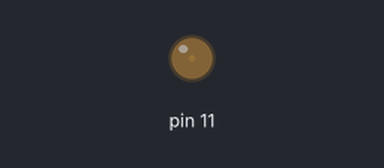
The sketch below on a simulated Arduino Uno, built with avr-gcc and run on an emulated ATmega328P. On the bench: output pins drawn as LEDs (lit = HIGH).

Above: at 0.05 s.
At 0.65 s:
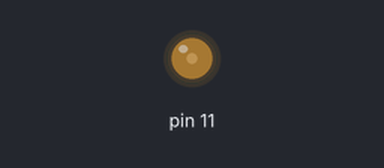
At 1.3 s:
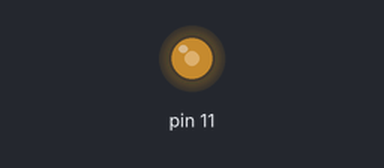
At 2.55 s:
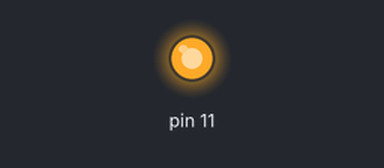
Timing chart, 0 to 5.9 s (numbered marks = the images above):
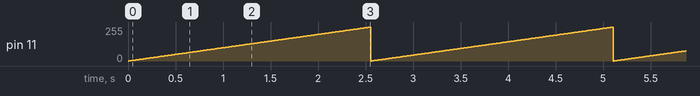

Measured:
- by itself, pin 11: ramps from 0/255 to 254/255 and jumps back, once every 2.6 s

The sketch:

Fade.ino
```cpp
void setup() {

  pinMode(11, OUTPUT);
}


void loop() {
  for(int i=0;i<255;i++)
  {
  analogWrite(11,i);
  delay(10);
  }

}
```
